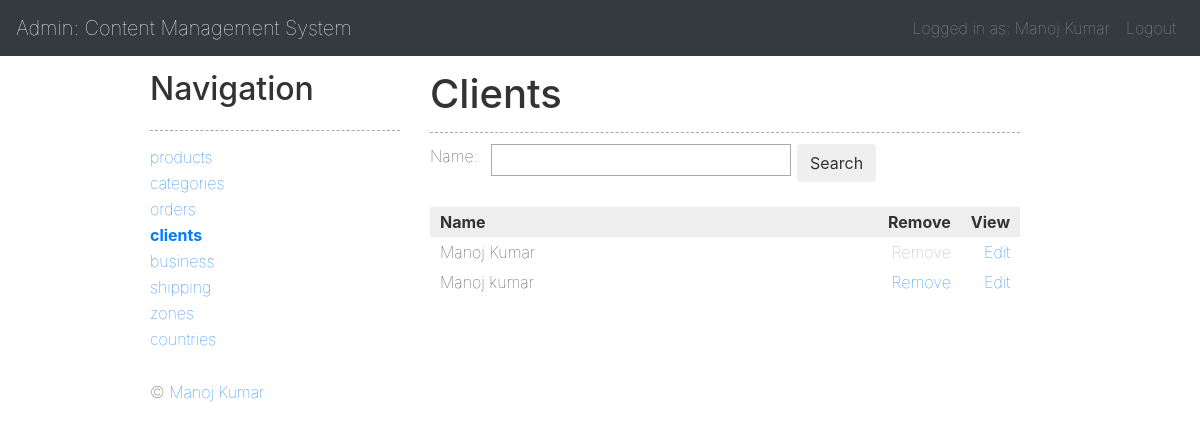
/panel/clients (signed in), run on the app's committed database.
### tables this page shows
CREATE TABLE `clients` (
  `id` int(11) NOT NULL,
  `first_name` varchar(150) NOT NULL,
  `last_name` varchar(150) NOT NULL,
  `address_1` varchar(255) NOT NULL,
  `address_2` varchar(255) NOT NULL,
  `town` varchar(255) NOT NULL,
  `county` varchar(255) NOT NULL,
  `post_code` varchar(10) NOT NULL,
  `country` int(11) NOT NULL,
  `same_address` tinyint(1) UNSIGNED NOT NULL DEFAULT '1',
  `ship_address_1` varchar(255) DEFAULT NULL,
  `ship_address_2` varchar(255) DEFAULT NULL,
  `ship_town` varchar(255) DEFAULT NULL,
  `ship_county` varchar(255) DEFAULT NULL,
  `ship_post_code` varchar(10) DEFAULT NULL,
  `ship_country` int(11) DEFAULT '0',
  `email` varchar(255) NOT NULL,
  `password` varchar(255) NOT NULL,
  `date` datetime NOT NULL,
  `active` tinyint(1) NOT NULL DEFAULT '0',
  `hash` varchar(255) DEFAULT NULL
);

### index.php (called while the page is built, shortened)
<?php
$core = new Core();
$core->run();

### app/Url.php (called while the page is built, shortened)
<?php
class Url
{
    public $key_modules = array('panel');
    public $module = 'front';
    public $main = 'index';
    private function _process()
    {
        $uri = $_SERVER['REQUEST_URI'];
        if (!empty($uri)) {
            $uriQ = explode('?', $uri);
            $uri = $uriQ[0];
            $uri = Helper::clearString($uri, PAGE_EXT);
            $firstChar = substr($uri, 0, 1);
            if ($firstChar == '/') {
                $uri = substr($uri, 1);
            }
            $lastChar = substr($uri, -1);
            if (!empty($uri)) {
                $uri = explode('/', $uri);
                $first = array_shift($uri);
                if (in_array($first, $this->key_modules)) {
                    $this->module = $first;
                    $first = empty($uri) ? $this->main : array_shift($uri);
                }
                $this->main = $first;
            }
        }
    }
    public function getCurrent($exclude = null, $extension = false, $add = null)
    {
        $out = array();
        if ($this->module !== 'front') {
            $out[] = $this->module;
        }
        $out[] = $this->main;
        $url = '/' . implode('/', $out);
        $url .= $extension ? PAGE_EXT : null;
        return $url;
    }
}

### app/Helper.php (called while the page is built, shortened)
<?php
class Helper
{
    public static function encodeHTML($string, $case = 2)
    {
        switch ($case) {
            case 2:
                $pattern = '<([a-zA-Z0-9\.\, "\'_\/\-\+~=;:\(\)?&#%![\]@]+)>';
                $textMatches = preg_split('/' . $pattern . '/', $string);
                $textSanitised = array();
                foreach ($textMatches as $key => $value) {
                    $textSanitised[$key] = htmlentities(html_entity_decode($value, ENT_QUOTES, 'UTF-8'), ENT_QUOTES, 'UTF-8');
                }
                foreach ($textMatches as $key => $value) {
                    $string = str_replace($value, $textSanitised[$key], $string);
                }
                return $string;
                break;
        }
    }
    public static function clearString($string = null, $array = null)
    {
        if (!empty($string) && !self::isEmpty($array)) {
            $array = self::makeArray($array);
            foreach ($array as $key => $value) {
                $string = str_replace($value, '', $string);
            }
            return $string;
        }
    }
    public static function isEmpty($value = null)
    {
        return empty($value) && !is_numeric($value) ? true : false;
    }
    public static function makeArray($array = null)
    {
        return is_array($array) ? $array : array($array);
    }
}

### app/Database/Database.php (called while the page is built, shortened)
<?php
abstract class Database
{
    protected $_schema;
    protected $_hostname;
    protected $_port;
    protected $_database;
    protected $_username;
    protected $_password;
    private $_fetchMode = PDO::FETCH_ASSOC;
    private $_driverOptions = array();
    private $_connectionString = null;
    private $_pdoObject = null;
    public function setDriverOption($key = null, $value = null)
    {
        $this->_driverOptions[$key] = $value;
    }
    private function _setConnection()
    {
        switch ($this->_schema) {
            case 'mysql':
                $this->_connectionString = "mysql:dbname={$this->_database};host={$this->_hostname};port={$this->_port}";
                break;
        }
    }
    private function _connect()
    {
        try {
            $this->_pdoObject = new PDO(
                $this->_connectionString,
                $this->_username,
                $this->_password,
                $this->_driverOptions
            );
        } catch (PDOException $e) {
            echo $this->_exceptionOutput($e, 'There was a problem with the Database connection');
        }
    }
    private function _query($sql = null, $params = null)
    {
        if (!empty($sql)) {
            $statement = $this->_pdoObject->prepare($sql, $this->_driverOptions);
            $paramsConverted = array();
            if (get_magic_quotes_gpc() === true) {
                if (is_array($params)) {
                    foreach ($params as $key => $value) {
                        $paramsConverted[$key] = stripcslashes($value);
                    }
                } else {
                    $paramsConverted[] = stripcslashes($params);
                }
            } else {
                $paramsConverted = is_array($params) ? $params : array($params);
            }
            if (!$statement->execute($paramsConverted) || $statement->errorCode() != '00000') {
                $errorInfo = $statement->errorInfo();
                throw new PDOException("Database error [{$errorInfo[0]}]: {$errorInfo[2]}, driver error code is {$errorInfo[1]}<br />SQL: {$sql}");
            }
            return $statement;
        }
    }
    public function fetchAll($sql = null, $params = null)
    {
        if (!empty($sql)) {
            try {
                $statement = $this->_query($sql, $params);
                return $statement->fetchAll($this->_fetchMode);
            } catch (PDOException $e) {
                echo $this->_exceptionOutput($e, 'Something went wrong trying to fetch records');
            }
        }
        return false;
    }
}

### app/Application.php (called while the page is built, shortened)
<?php
abstract class Application
{
    public function __construct()
    {
        $this->_Db = new MySQL();
    }
}

### app/User.php (called while the page is built, shortened)
<?php
class User extends Application
{
    protected $_table = "clients";
    public function getUsers($srch = null)
    {
        $array = array(1);
        $sql = "SELECT *
                FROM `{$this->_table}`
				WHERE `active` = ?";
        $sql .= " ORDER BY `last_name`, `first_name` ASC";
        return $this->_Db->fetchAll($sql, $array);
    }
}

### app/Paging.php (called while the page is built, shortened)
<?php
class Paging
{
    private $_records;
    private $_max_pp;
    private $_numb_of_pages;
    private $_numb_of_records;
    private $_current;
    private $_offset = 0;
    public static $key = 'pg';
    public function __construct($objUrl = null, $rows = null, $max = 10)
    {
        $this->objUrl = is_object($objUrl) ? $objUrl : new Url();
        $this->_records = $rows;
        $this->_numb_of_records = count($this->_records);
        $this->_max_pp = $max;
        $current = $this->objUrl->get(self::$key);
        $this->_current = !empty($current) ? $current : 1;
    }
    private function numberOfPages()
    {
        $this->_numb_of_pages = ceil($this->_numb_of_records / $this->_max_pp);
    }
    private function getOffset()
    {
        $this->_offset = ($this->_current - 1) * $this->_max_pp;
    }
    public function getRecords()
    {
        $out = array();
        if ($this->_numb_of_pages > 1) {
            $last = ($this->_offset + $this->_max_pp);
            for ($i = $this->_offset; $i < $last; $i++) {
                if ($i < $this->_numb_of_records) {
                    $out[] = $this->_records[$i];
                }
            }
        } else {
            $out = $this->_records;
        }
        return $out;
    }
}

### admin/pages/clients/list.php (the view, shortened to what this page needs)
<?php
$objUser = new User();
$objOrder = new Order();
if (isset($_POST['srch'])) {
    if (!empty($_POST['srch'])) {
        $url = $this->objUrl->getCurrent('srch') . '/srch/'
            . urlencode(stripslashes($_POST['srch']));
    } else {
        $url = $this->objUrl->getCurrent('srch');
    }
    Helper::redirect($url);
} else {
    $srch = stripslashes(urldecode($this->objUrl->get('srch')));
    if (!empty($srch)) {
        $users = $objUser->getUsers($srch);
        $empty = 'There are no results matching your searching criteria.';
    } else {
        $users = $objUser->getUsers();
        $empty = 'There are currently no records.';
    }
    $objPaging = new Paging($this->objUrl, $users, 5);
    $rows = $objPaging->getRecords();
    require_once('header.php');
    ?>
    <h1>Clients</h1>
    <form action="<?php echo $this->objUrl->getCurrent('srch'); ?>" method="post">
        <table cellpadding="0" cellspacing="0" border="0" class="tbl_insert">
            <tr>
                <th><label for="srch">Name:</label></th>
                <td>
                    <input type="text" name="srch" id="srch"
                           value="<?php echo $srch; ?>" class="fld"/>
                </td>
                <td>
                    <label for="btn_add" class="sbm sbm_blue fl_l">
                        <input type="submit" id="btn_add" class="btn" value="Search"/>
                    </label>
                </td>
            </tr>
        </table>
    </form>
    <?php if (!empty($rows)) { ?>
        <table cellpadding="0" cellspacing="0" border="0" class="tbl_repeat">
            <tr>
                <th>Name</th>
                <th class="col_15 ta_r">Remove</th>
                <th class="col_5 ta_r">View</th>
            </tr>
            <?php foreach ($rows as $user) { ?>
                <tr>
                    <td><?php echo Helper::encodeHtml($user['first_name'] . " " . $user['last_name']); ?></td>
                    <td class="ta_r">
                        <?php
                        $orders = $objOrder->getClientOrders($user['id']);
                        if (empty($orders)) {
                            ?>
                            <a href="<?php echo $this->objUrl->getCurrent(array('action', 'id')) . '/action/remove/id/' . $user['id']; ?>">Remove</a>
                        <?php } else { ?>
                            <span class="inactive">Remove</span>
                        <?php } ?>
                    </td>
                    <td class="ta_r">
                        <a href="<?php echo $this->objUrl->getCurrent(array('action', 'id')) . '/action/edit/id/' . $user['id']; ?>">Edit</a>
                    </td>
                </tr>
            <?php } ?>
        </table>
        <?php
    } else {
        echo '<p>' . $empty . '</p>';
    }
    ?>
    <?php require_once('footer.php');
} ?>

### css/core.css (style rules this page uses)
* { border: none; outline: none; font-weight: 100; color: #333; margin: 0; padding: 0 }
body { background: #111; text-align: center; font-family: Arial, Verdana, Sans-serif; font-size: 12px; line-height: 21px }
h1, h2, h3, h4, h5, p { padding-bottom: 14px }
h1 { border-bottom: dashed 1px #aaa; margin-bottom: 14px }
h1, h2 { font-size: 18px }
#header, #outer, #footer, .cl, .dev, #basket_left, .tbl_repeat { width: 100%; clear: both }
th, td { text-align: left; vertical-align: top }
.tbl_repeat th, .tbl_repeat td { padding: 3px 10px }
.tbl_repeat th { background: #eee; font-weight: 700 }
.tbl_insert th { padding: 3px 10px 3px 0 }
.ta_r, th.ta_r, .td.ta_r { text-align: right }
.col_15 { width: 15% }
.col_5 { width: 5% }
.fld, .fld_qty, .fld_price, .sel, .tar, .tar_fixed { border: solid 1px #aaa }
.fld { width: 300px }
.inactive { color: #aaa }
#header, #outer, #left, #right, #footer, .cl, .dev, #basket_left, #basket_left dd, #basket_left dt, .catalogue_wrapper, .catalogue_wrapper_left, .catalogue_wrapper_right, .lft, .rgt, .fl_l { float: left }
.catalogue_wrapper img, .tbl_repeat, .tbl_insert { margin-bottom: 14px }
.tbl_insert td, .fld, .fld_price, .sel, .tar, .tar_fixed { padding: 3px }
label { white-space: nowrap !important; }

### data on the page
clients: first_name+last_name "Manoj Kumar", shows "Remove"
clients: first_name+last_name "Manoj kumar"
